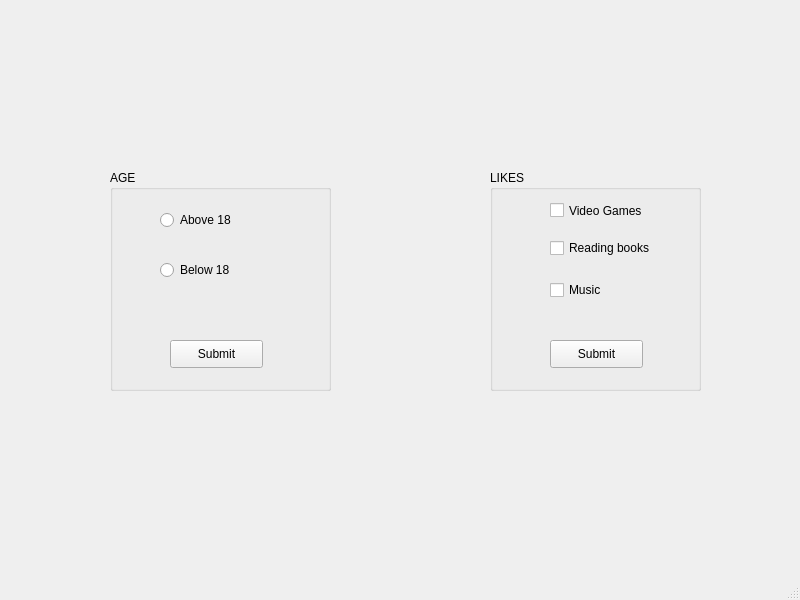
<?xml version="1.0" encoding="UTF-8"?>
<ui version="4.0">
 <class>MainWindow</class>
 <widget class="QMainWindow" name="MainWindow">
  <property name="geometry">
   <rect>
    <x>0</x>
    <y>0</y>
    <width>800</width>
    <height>600</height>
   </rect>
  </property>
  <property name="windowTitle">
   <string>MainWindow</string>
  </property>
  <widget class="QWidget" name="centralwidget">
   <widget class="QGroupBox" name="groupBox">
    <property name="geometry">
     <rect>
      <x>110</x>
      <y>170</y>
      <width>221</width>
      <height>221</height>
     </rect>
    </property>
    <property name="title">
     <string>AGE</string>
    </property>
    <widget class="QRadioButton" name="radioButton">
     <property name="geometry">
      <rect>
       <x>50</x>
       <y>40</y>
       <width>95</width>
       <height>20</height>
      </rect>
     </property>
     <property name="text">
      <string>Above 18</string>
     </property>
    </widget>
    <widget class="QRadioButton" name="radioButton_2">
     <property name="geometry">
      <rect>
       <x>50</x>
       <y>90</y>
       <width>95</width>
       <height>20</height>
      </rect>
     </property>
     <property name="text">
      <string>Below 18</string>
     </property>
    </widget>
   </widget>
   <widget class="QGroupBox" name="groupBox_2">
    <property name="geometry">
     <rect>
      <x>490</x>
      <y>170</y>
      <width>211</width>
      <height>221</height>
     </rect>
    </property>
    <property name="title">
     <string>LIKES</string>
    </property>
    <widget class="QCheckBox" name="checkBox">
     <property name="geometry">
      <rect>
       <x>60</x>
       <y>30</y>
       <width>121</width>
       <height>21</height>
      </rect>
     </property>
     <property name="text">
      <string>Video Games</string>
     </property>
    </widget>
    <widget class="QCheckBox" name="checkBox_2">
     <property name="geometry">
      <rect>
       <x>60</x>
       <y>70</y>
       <width>121</width>
       <height>16</height>
      </rect>
     </property>
     <property name="text">
      <string>Reading books</string>
     </property>
    </widget>
    <widget class="QCheckBox" name="checkBox_3">
     <property name="geometry">
      <rect>
       <x>60</x>
       <y>110</y>
       <width>81</width>
       <height>20</height>
      </rect>
     </property>
     <property name="text">
      <string>Music</string>
     </property>
    </widget>
    <widget class="QPushButton" name="pushButton_2">
     <property name="geometry">
      <rect>
       <x>60</x>
       <y>170</y>
       <width>93</width>
       <height>28</height>
      </rect>
     </property>
     <property name="text">
      <string>Submit</string>
     </property>
    </widget>
   </widget>
   <widget class="QPushButton" name="pushButton">
    <property name="geometry">
     <rect>
      <x>170</x>
      <y>340</y>
      <width>93</width>
      <height>28</height>
     </rect>
    </property>
    <property name="text">
     <string>Submit</string>
    </property>
   </widget>
  </widget>
  <widget class="QMenuBar" name="menubar">
   <property name="geometry">
    <rect>
     <x>0</x>
     <y>0</y>
     <width>800</width>
     <height>26</height>
    </rect>
   </property>
  </widget>
  <widget class="QStatusBar" name="statusbar"/>
 </widget>
 <resources/>
 <connections/>
</ui>
